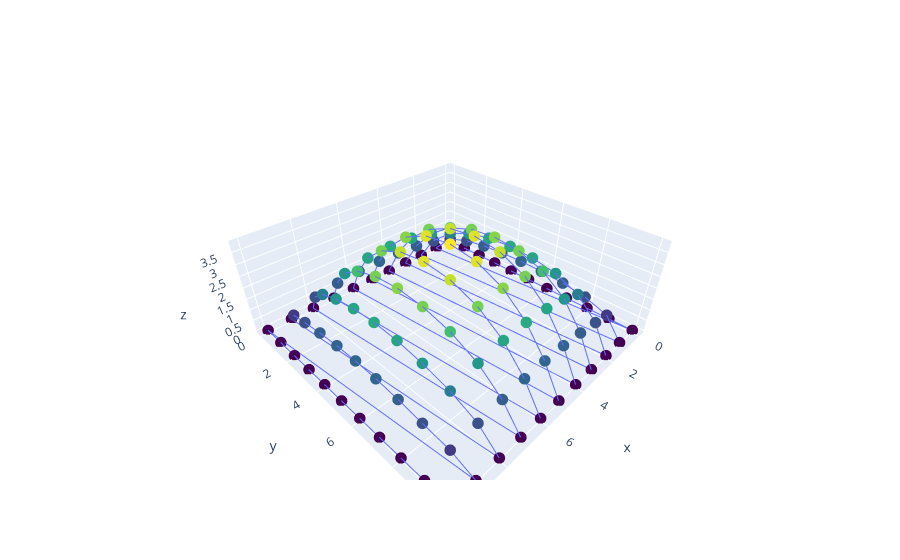

The code cell stored with this chart in its notebook:
### Code cell
points = go.Scatter3d(
    mode = 'markers',
    showlegend = False,
    x=xFS, y=yFS, z=zFS,
    marker=dict(
        size=4,
        color='red',
       ))

coordinates = xyzFS
lines = []
for u, v in edges:
    lines.append(go.Scatter3d(
#         mode='lines',
        x = [coordinates[u][0], coordinates[v][0]],
        y = [coordinates[u][1], coordinates[v][1]],
        z = [coordinates[u][2], coordinates[v][2]],
        line=dict(color='black'),
        marker=dict(color='red', size=4),
        showlegend = False
                ))
        
fig = go.Figure(data=lines)

fig.show()
